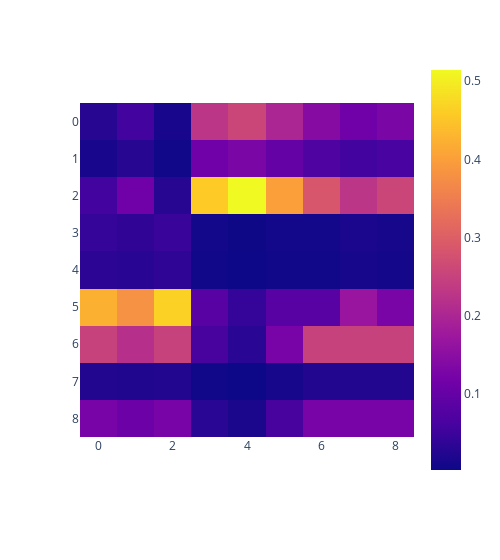

The notebook cell saved with this chart:
### Markdown cell above
### Matrix Multiplication

$$I = (C\quad\emptyset\quad\hat{j}C)A$$

### Code cell
C_norm = C / np.array([1 for _ in range(9)]).dot(C)
I = C_norm.dot(A)
px.imshow(I, width=500)

### Figure 1 — Plotly figure (JSON) as saved in the notebook; plotly's stock layout.template omitted (floating-point values rounded to 4 significant figures)
{"data": [{"coloraxis": "coloraxis", "hovertemplate": "x: %{x}<br>y: %{y}<br>color: %{z}<extra></extra>", "name": "0", "type": "heatmap", "xaxis": "x", "yaxis": "y", "z": [[0.02857, 0.05714, 0.01429, 0.2286, 0.2571, 0.2, 0.1429, 0.1143, 0.1286], [0.01429, 0.02857, 0.007143, 0.1143, 0.1286, 0.1, 0.07143, 0.05714, 0.06429], [0.05714, 0.1143, 0.02857, 0.4571, 0.5143, 0.4, 0.2857, 0.2286, 0.2571], [0.04237, 0.03814, 0.04661, 0.008475, 0.004237, 0.008475, 0.008475, 0.01695, 0.01271], [0.0339, 0.03051, 0.03729, 0.00678, 0.00339, 0.00678, 0.00678, 0.01356, 0.01017], [0.4237, 0.3814, 0.4661, 0.08475, 0.04237, 0.08475, 0.08475, 0.1695, 0.1271], [0.25, 0.2188, 0.25, 0.0625, 0.03125, 0.125, 0.25, 0.25, 0.25], [0.025, 0.02187, 0.025, 0.00625, 0.003125, 0.0125, 0.025, 0.025, 0.025], [0.125, 0.1094, 0.125, 0.03125, 0.01562, 0.0625, 0.125, 0.125, 0.125]]}], "layout": {"coloraxis": {"colorscale": [[0, "#0d0887"], [0.1111, "#46039f"], [0.2222, "#7201a8"], [0.3333, "#9c179e"], [0.4444, "#bd3786"], [0.5556, "#d8576b"], [0.6667, "#ed7953"], [0.7778, "#fb9f3a"], [0.8889, "#fdca26"], [1, "#f0f921"]]}, "margin": {"t": 60}, "width": 500, "xaxis": {"anchor": "y", "constrain": "domain", "domain": [0, 1], "scaleanchor": "y"}, "yaxis": {"anchor": "x", "autorange": "reversed", "constrain": "domain", "domain": [0, 1]}}}
